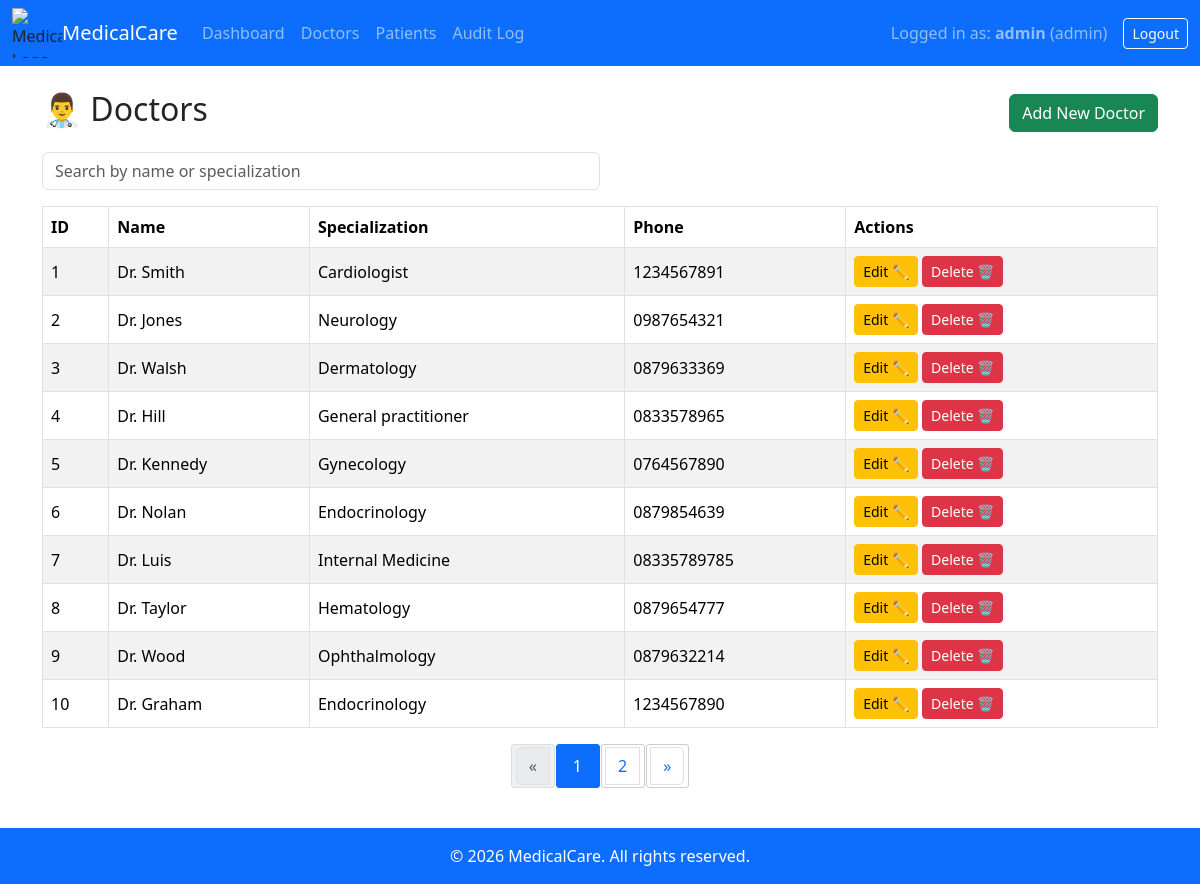
Page /admin/doctors (signed in) on the committed database.
### models.py (models this page shows)
class Doctor(db.Model):
    id = db.Column(db.Integer, primary_key=True)
    user_id = db.Column(db.Integer, db.ForeignKey("user.id"), nullable=False)
    name = db.Column(db.String(100), nullable=False)
    specialization = db.Column(db.String(100), nullable=False)
    phone = db.Column(db.String(20), nullable=True)
    appointments = db.relationship("Appointment", backref="doctor", lazy=True)

### app.py (the view)
@app.route("/admin/doctors")
@role_required("admin")
def admin_doctors():
    page = request.args.get('page', 1, type=int)
    doctors = paginate_query(Doctor.query, page)
    return render_template("admin_doctors.html", doctors=doctors)

### app.py (called while the page is built)
@app.context_processor
def inject_now():
    return {'current_year': datetime.now().year}

def role_required(role):
    def decorator(f):
        @wraps(f)
        def wrapper(*args, **kwargs):
            if "role" not in session or session["role"] != role:
                abort(403)
            return f(*args, **kwargs)
        return wrapper
    return decorator

def paginate_query(query, page, per_page=10):
    return query.paginate(page=page, per_page=per_page, error_out=False)

### templates/admin_doctors.html (shortened to what this page needs)
{% extends "base.html" %}
{% block content %}
<div class="d-flex justify-content-between align-items-center mb-3">
    <h2>👨‍⚕️ Doctors</h2>
    <a href="{{ url_for('new_doctor') }}" class="btn btn-success">Add New Doctor</a>
</div>
<input id="doctorSearch" class="form-control mb-3 w-50" type="text" placeholder="Search by name or specialization" value="{{ request.args.get('search', '') }}">
<table class="table table-striped table-bordered align-middle">
    <thead>
        <tr>
            <th>ID</th>
            <th>Name</th>
            <th>Specialization</th>
            <th>Phone</th>
            <th>Actions</th>
        </tr>
    </thead>
    <tbody>
        {% for doctor in doctors.items %}
        <tr>
            <td>{{ doctor.id }}</td>
            <td>{{ doctor.name }}</td>
            <td>{{ doctor.specialization }}</td>
            <td>{{ doctor.phone }}</td>
            <td>
                <a href="{{ url_for('edit_doctor', doctor_id=doctor.id) }}" class="btn btn-sm btn-warning">Edit ✏️</a>
                <a href="{{ url_for('delete_doctor', doctor_id=doctor.id) }}"
                   class="btn btn-danger btn-sm confirm-btn"
                   data-action="delete"
                   data-message="Are you sure you want to delete this doctor? This cannot be undone.">Delete 🗑️</a>
            </td>
        </tr>
        {% endfor %}
    </tbody>
</table>
{% set paginator = doctors %}
{% set endpoint = 'admin_doctors' %}
{% set query_params = { 'search': request.args.get('search', '') } %}
{% include 'pagination.html' %}
{% endblock %}

### static/css/style.css (style rules this page uses)
html, body { height: 100%; margin: 0; display: flex; flex-direction: column; }

### rows in the picture
Doctor: id "1", name "Dr. Smith", specialization "Cardiologist", phone "1234567891"
Doctor: id "2", name "Dr. Jones", specialization "Neurology", phone "0987654321"
Doctor: id "3", name "Dr. Walsh", specialization "Dermatology", phone "0879633369"
Doctor: id "4", name "Dr. Hill", specialization "General practitioner", phone "0833578965"
Doctor: id "5", name "Dr. Kennedy", specialization "Gynecology", phone "0764567890"
Doctor: id "6", name "Dr. Nolan", specialization "Endocrinology", phone "0879854639"
Doctor: id "7", name "Dr. Luis", specialization "Internal Medicine", phone "08335789785"
Doctor: id "8", name "Dr. Taylor", specialization "Hematology", phone "0879654777"
Doctor: id "9", name "Dr. Wood", specialization "Ophthalmology", phone "0879632214"
Doctor: id "10", name "Dr. Graham", specialization "Endocrinology", phone "1234567890"

### other values in the picture
{{ session.get('username') }} "admin"
{{ session.get('role') }} "admin"
{{ page_num }} "1" "2"
